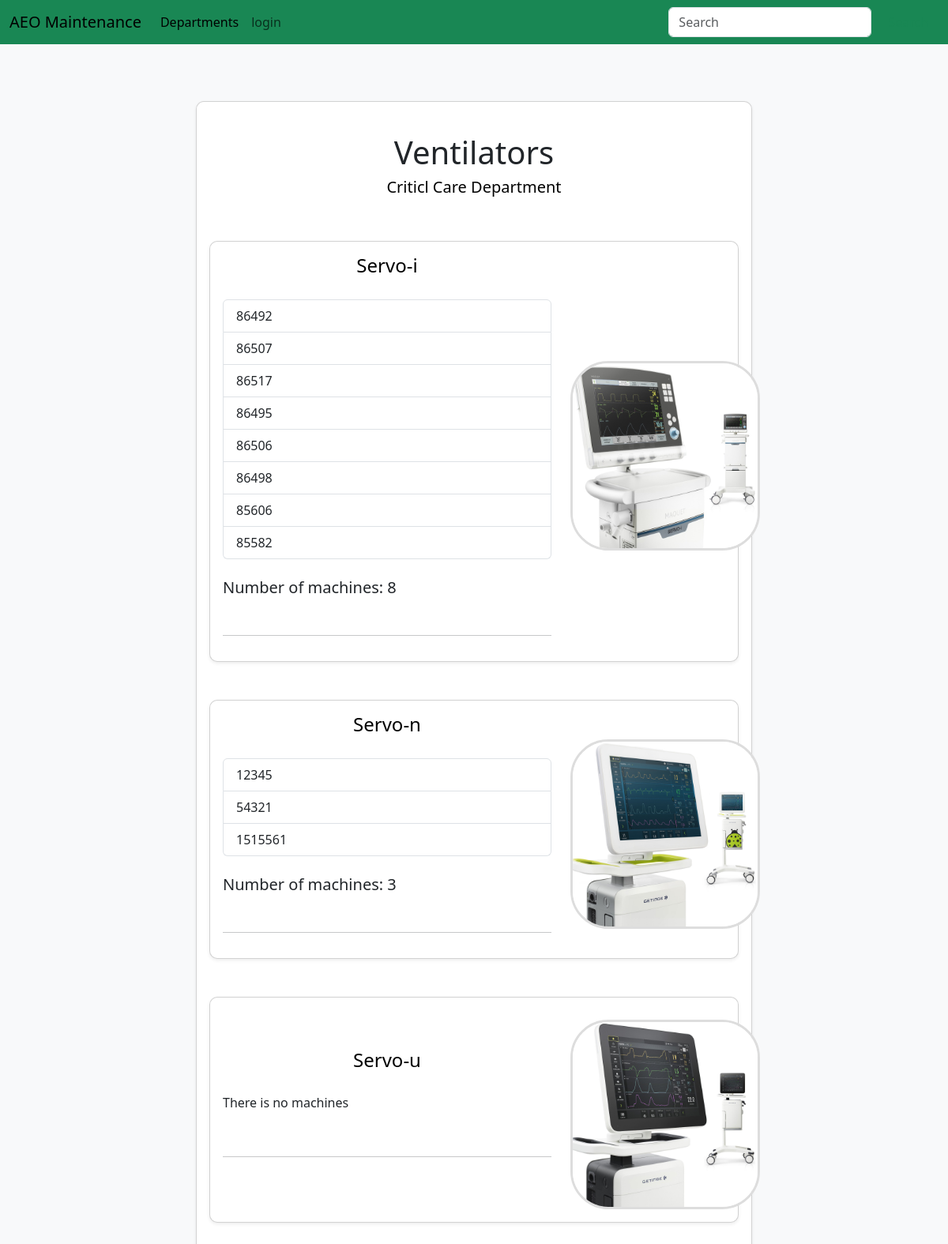
The page /devices/1/models/ on the database its author committed.
### maintenance_system/models.py (models this page shows, shortened)
class Device(db.Model):
	id = db.Column(db.Integer, primary_key=True)
	name = db.Column(db.String(80), unique=True)
	department_id = db.Column(db.Integer, db.ForeignKey('department.id'))
	models = db.relationship('Model', backref='device', lazy=True)

class Department(db.Model):
	id = db.Column(db.Integer, primary_key=True)
	name = db.Column(db.String(80), unique=True)
	members = db.relationship('User', backref='department', lazy=True)
	devices = db.relationship('Device', backref='department', lazy=True)

class Model(db.Model):
	id = db.Column(db.Integer, primary_key=True)
	name = db.Column(db.String(80), unique=True)
	manufacturer = db.Column(db.String(80))
	picture = db.Column(db.String(20), default='device_model.jpg')
	device_id = db.Column(db.Integer, db.ForeignKey('device.id'))
	machines = db.relationship('Machine', backref='model', lazy=True)

class Machine(db.Model):
	id = db.Column(db.Integer, primary_key=True)
	serial_number = db.Column(db.String(80), unique=True)
	installation_date = db.Column(db.DateTime)
	contract_type = db.Column(db.Integer, default=int(0)) # 0: warranty, 1: maintenance, 2: none
	contract_name = db.Column(db.String(80))
	contract_start_date = db.Column(db.DateTime)
	contract_end_date = db.Column(db.DateTime)
	user_id = db.Column(db.Integer, db.ForeignKey('user.id'))
	model_id = db.Column(db.Integer, db.ForeignKey('model.id'))
	hospital_id = db.Column(db.Integer, db.ForeignKey('hospital.id'))
	tasks = db.relationship('Task', secondary='machine_task', backref='machines', lazy='dynamic')

### maintenance_system/Main/routes.py (the view)
@main.route('/<path:path>', methods=['GET'])
def catch_all(path):
    return f"Caught route: {path}", 404

### maintenance_system/Model_of_machine/forms.py (shortened to what this page needs)
class ModelForm(FlaskForm):
    name = StringField('Model Name', validators=[DataRequired(), Length(min=2, max=20)])
    manufacturer = StringField('Manufacturer', validators=[DataRequired(), Length(min=2, max=20)])
    picture = FileField('Model Picture', validators=[FileAllowed(['jpg', 'png'])])
    submit = SubmitField('Add')

### maintenance_system/Model_of_machine/routes.py (called while the page is built)
@modelsbp.route('/devices/<int:device_id>/models/', methods=['GET'])
def models(device_id):
    form = ModelForm()
    device = Device.query.get_or_404(device_id)
    models = device.models
    return render_template('models.html', device=device, models=models, form=form)

### maintenance_system/Templates/models.html (shortened to what this page needs)
{% extends "layout.html"%}
{% block content %}
<div class="row justify-content-center">
	<div class="col-lg-8 mt-4 mb-4">
		<div class="card p-3 shadow-sm">
			<div class="row">
				<div class="col-md-8 col-lg-12 mt-4 mb-4">
					<h1 class="text-center">{{ device.name }}</h1>
					<a href="{{ url_for('devicesbp.devices', department_id=device.department.id) }}"
						class="anchor-custom">
						<h5 class="text-center">{{device.department.name}} Department</h5>
					</a>
				</div>
				{% for model in models %}
				<div class="col-md-8 col-lg-12 mt-4 mb-4">
					<div class="card p-3 shadow-sm">
						<div class="row align-items-center">
							<div class="col-lg-8 col-12">
								<a href="{{ url_for('machinesbp.machines', model_id = model.id)}}"
									class="anchor-custom">
									<h4 class="mb-1 text-center">{{model.name}}</h4>
								</a>
								<br>
								{% if model.machines%}
								<div class="list-group">
									{% for machine in model.machines%}
									<a href="" class="list-group-item list-group-item-action">{{
										machine.serial_number }}</a>
									{% endfor%}
								</div>
								<br>
								<h5>Number of machines: {{ model.machines|length }}</h5>
								{% else %}
								<p>There is no machines</p>
								{% endif%}
								<br>
								<hr>
							</div>
							<div class="col-lg-4 text-center mt-1 mr-3">
								<img src="{{ url_for('static', filename='images/'+model.picture) }}" alt="User Photo"
									class="department-photo mt-2">
							</div>
						</div>
					</div>
				</div>
				{% endfor %}
			</div>
		</div>
	</div>
	{% endblock%}

### maintenance_system/static/css/style.css (style rules this page uses)
body { background-color: #f8f9fa; }
.department-photo { width: 240px; height: 240px; object-fit: cover; border-radius: 20%; border: 3px solid #ddd; }
.anchor-custom { text-decoration: none; color: black; cursor: pointer; transition: color 0.3s ease; }
.card { border-radius: 10px; }
.list-group-item { display: flex; justify-content: space-between; align-items: center; }

### rows shown on the page
Device: name "Ventilators"
Department: department.name "Criticl Care"
Model: name "Servo-i", machines|length "8", picture (picture)
Machine: serial_number "86492"
Machine: serial_number "86507"
Machine: serial_number "86517"
Machine: serial_number "86495"
Machine: serial_number "86506"
Machine: serial_number "86498"
Machine: serial_number "85606"
Machine: serial_number "85582"
Model: name "Servo-n", machines|length "3", picture (picture)
Machine: serial_number "12345"
Machine: serial_number "54321"
Machine: serial_number "1515561"
Model: name "Servo-u", shows "There is no machines", picture (picture)
